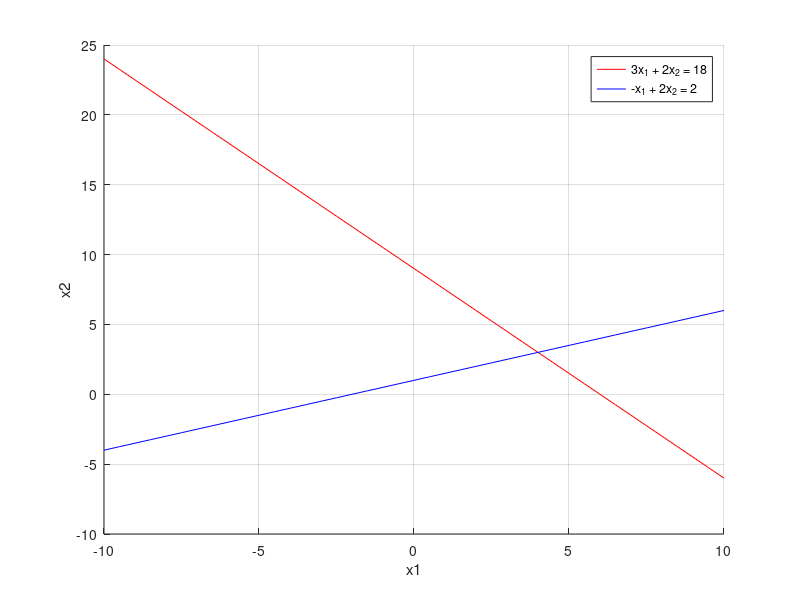

Source code (MATLAB):
x1 = -10:0.5:10;  

x2_1 = (18 - 3*x1) / 2;      
x2_2 = (2 + x1) / 2; 

figure;  
hold on;  
plot(x1, x2_1, 'r', 'DisplayName', '3x_1 + 2x_2 = 18');  
plot(x1, x2_2, 'b', 'DisplayName', '-x_1 + 2x_2 = 2');  

xlabel('x1');  
ylabel('x2');  

legend show;  
grid on;  
hold off;  

A = [3 2; -1 2];  
B = [18; 2];  
solution = A\B;   
 
disp(['x1 = ', num2str(solution(1))]);  
disp(['x2 = ', num2str(solution(2))]);
